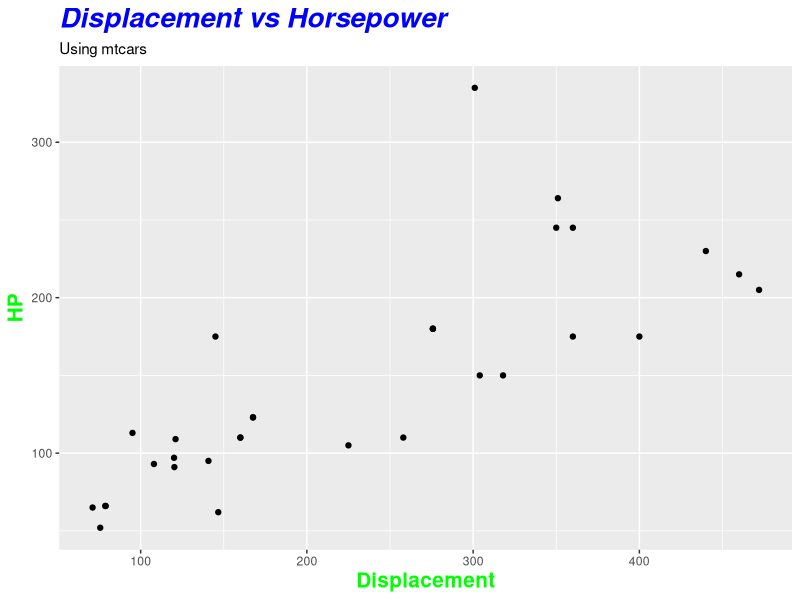

Write the R code that produced this figure.
data(mtcars)
summary(mtcars)
str(mtcars)

library(ggplot2)

ggplot(data = mtcars, aes(x= disp, y= hp)) + 
  geom_point() +
  ggtitle("Displacement vs Horsepower", subtitle = "Using mtcars") +
  xlab("Displacement")+
  ylab("HP") +
  theme(plot.title = element_text(face = "bold.italic", colour = "blue", size = 20)) +
  theme(axis.title.x = element_text(face = "bold", colour = "green", size = 15)) +
  theme(axis.title.y = element_text(face = "bold", colour = "green", size = 15))
